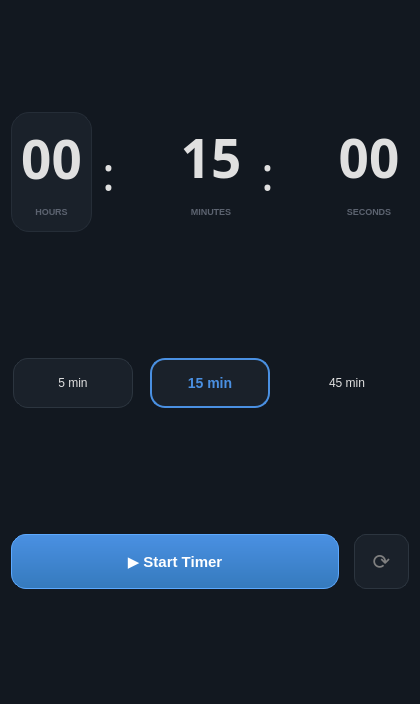
<?xml version="1.0" encoding="UTF-8"?>
<ui version="4.0">
 <class>TimerWidget</class>
 <widget class="QWidget" name="TimerWidget">
  <property name="geometry">
   <rect>
    <x>0</x>
    <y>0</y>
    <width>420</width>
    <height>704</height>
   </rect>
  </property>
  <property name="sizePolicy">
   <sizepolicy hsizetype="Expanding" vsizetype="Expanding">
    <horstretch>0</horstretch>
    <verstretch>0</verstretch>
   </sizepolicy>
  </property>
  <property name="minimumSize">
   <size>
    <width>420</width>
    <height>520</height>
   </size>
  </property>
  <property name="styleSheet">
   <string notr="true">
    /* Giữ nguyên style sheet */
    QWidget#TimerWidget { 
        background-color: #121820; 
    }
    QLabel { color: #E0E0E0; font-family: 'Segoe UI', sans-serif; }
    QFrame#timeBox { 
        background-color: #1A212A; 
        border-radius: 18px; 
        border: 1px solid #252D37;
    }
    QPushButton#startBtn {
        background-color: qlineargradient(spread:pad, x1:0, y1:0, x2:0, y2:1, stop:0 #4A90E2, stop:1 #357ABD);
        color: white;
        border-radius: 15px;
        font-weight: bold;
        font-size: 15px;
        border: 1px solid #5DA9FF;
    }
    QPushButton#startBtn:hover {
        background-color: #5DA9FF;
    }
    QPushButton#startBtn:pressed {
        background-color: #357ABD;
        padding-top: 3px;
    }
    QFrame#presetFrame {
        background-color: #1A212A;
        border-radius: 15px;
        border: 1px solid #2C353F;
    }
    QFrame#presetFrameSelected {
        background-color: #1A212A;
        border-radius: 15px;
        border: 2px solid #4A90E2;
    }
    QPushButton#resetBtn {
        background-color: #1A212A;
        border: 1px solid #2C353F;
        border-radius: 12px;
        color: #808080;
    }
    QPushButton#resetBtn:hover { color: white; border-color: #4A90E2; }
   </string>
  </property>
  <layout class="QVBoxLayout" name="mainLayout">
   <property name="spacing">
    <number>25</number>
   </property>
   <property name="contentsMargins" stdset="0">
    <number>35</number>
   </property>
   <item>
    <layout class="QHBoxLayout" name="displayLayout">
     <property name="spacing">
      <number>10</number>
     </property>
     <item>
      <widget class="QFrame" name="timeBox">
       <property name="minimumSize">
        <size>
         <width>80</width>
         <height>90</height>
        </size>
       </property>
       <property name="maximumSize">
        <size>
         <width>120</width>
         <height>120</height>
        </size>
       </property>
       <layout class="QVBoxLayout">
        <item>
         <widget class="QLabel" name="hourLabel">
          <property name="font">
           <font>
            <family>Segoe UI,sans-serif</family>
            <pointsize>40</pointsize>
            <weight>75</weight>
            <bold>true</bold>
           </font>
          </property>
          <property name="text">
           <string>00</string>
          </property>
          <property name="alignment">
           <set>Qt::AlignCenter</set>
          </property>
         </widget>
        </item>
        <item>
         <widget class="QLabel" name="label">
          <property name="styleSheet">
           <string>color: #5C6370; font-size: 9px; font-weight: bold;</string>
          </property>
          <property name="text">
           <string>HOURS</string>
          </property>
          <property name="alignment">
           <set>Qt::AlignCenter</set>
          </property>
         </widget>
        </item>
       </layout>
      </widget>
     </item>
     <item>
      <widget class="QLabel" name="colon1">
       <property name="font">
        <font>
         <family>Segoe UI,sans-serif</family>
         <pointsize>36</pointsize>
        </font>
       </property>
       <property name="text">
        <string>:</string>
       </property>
      </widget>
     </item>
     <item>
      <widget class="QFrame" name="timeBox">
       <property name="minimumSize">
        <size>
         <width>80</width>
         <height>90</height>
        </size>
       </property>
       <property name="maximumSize">
        <size>
         <width>120</width>
         <height>120</height>
        </size>
       </property>
       <layout class="QVBoxLayout">
        <item>
         <widget class="QLabel" name="minuteLabel">
          <property name="font">
           <font>
            <family>Segoe UI,sans-serif</family>
            <pointsize>40</pointsize>
            <weight>75</weight>
            <bold>true</bold>
           </font>
          </property>
          <property name="text">
           <string>15</string>
          </property>
          <property name="alignment">
           <set>Qt::AlignCenter</set>
          </property>
         </widget>
        </item>
        <item>
         <widget class="QLabel" name="label">
          <property name="styleSheet">
           <string>color: #5C6370; font-size: 9px; font-weight: bold;</string>
          </property>
          <property name="text">
           <string>MINUTES</string>
          </property>
          <property name="alignment">
           <set>Qt::AlignCenter</set>
          </property>
         </widget>
        </item>
       </layout>
      </widget>
     </item>
     <item>
      <widget class="QLabel" name="colon2">
       <property name="font">
        <font>
         <family>Segoe UI,sans-serif</family>
         <pointsize>36</pointsize>
        </font>
       </property>
       <property name="text">
        <string>:</string>
       </property>
      </widget>
     </item>
     <item>
      <widget class="QFrame" name="timeBox">
       <property name="minimumSize">
        <size>
         <width>80</width>
         <height>90</height>
        </size>
       </property>
       <property name="maximumSize">
        <size>
         <width>120</width>
         <height>120</height>
        </size>
       </property>
       <layout class="QVBoxLayout">
        <item>
         <widget class="QLabel" name="secondLabel">
          <property name="font">
           <font>
            <family>Segoe UI,sans-serif</family>
            <pointsize>40</pointsize>
            <weight>75</weight>
            <bold>true</bold>
           </font>
          </property>
          <property name="text">
           <string>00</string>
          </property>
          <property name="alignment">
           <set>Qt::AlignCenter</set>
          </property>
         </widget>
        </item>
        <item>
         <widget class="QLabel" name="label">
          <property name="styleSheet">
           <string>color: #5C6370; font-size: 9px; font-weight: bold;</string>
          </property>
          <property name="text">
           <string>SECONDS</string>
          </property>
          <property name="alignment">
           <set>Qt::AlignCenter</set>
          </property>
         </widget>
        </item>
       </layout>
      </widget>
     </item>
    </layout>
   </item>
   <item>
    <layout class="QHBoxLayout">
     <property name="spacing">
      <number>15</number>
     </property>
     <item>
      <widget class="QFrame" name="presetFrame">
       <property name="minimumSize">
        <size>
         <width>80</width>
         <height>40</height>
        </size>
       </property>
       <property name="maximumSize">
        <size>
         <width>120</width>
         <height>50</height>
        </size>
       </property>
       <layout class="QVBoxLayout">
        <item>
         <widget class="QLabel" name="label">
          <property name="text">
           <string>5 min</string>
          </property>
          <property name="alignment">
           <set>Qt::AlignCenter</set>
          </property>
         </widget>
        </item>
       </layout>
      </widget>
     </item>
     <item>
      <widget class="QFrame" name="presetFrameSelected">
       <property name="minimumSize">
        <size>
         <width>80</width>
         <height>40</height>
        </size>
       </property>
       <property name="maximumSize">
        <size>
         <width>120</width>
         <height>50</height>
        </size>
       </property>
       <layout class="QVBoxLayout">
        <item>
         <widget class="QLabel" name="label">
          <property name="styleSheet">
           <string>color: #4A90E2; font-weight: bold; font-size: 14px;</string>
          </property>
          <property name="text">
           <string>15 min</string>
          </property>
          <property name="alignment">
           <set>Qt::AlignCenter</set>
          </property>
         </widget>
        </item>
       </layout>
      </widget>
     </item>
     <item>
      <widget class="QFrame" name="presetFrame">
       <property name="minimumSize">
        <size>
         <width>80</width>
         <height>40</height>
        </size>
       </property>
       <property name="maximumSize">
        <size>
         <width>120</width>
         <height>50</height>
        </size>
       </property>
       <layout class="QVBoxLayout">
        <item>
         <widget class="QLabel" name="label">
          <property name="text">
           <string>45 min</string>
          </property>
          <property name="alignment">
           <set>Qt::AlignCenter</set>
          </property>
         </widget>
        </item>
       </layout>
      </widget>
     </item>
    </layout>
   </item>
   <item>
    <layout class="QHBoxLayout">
     <property name="spacing">
      <number>15</number>
     </property>
     <item>
      <widget class="QPushButton" name="startBtn">
       <property name="sizePolicy">
        <sizepolicy hsizetype="Expanding" vsizetype="Fixed">
         <horstretch>3</horstretch>
         <verstretch>0</verstretch>
        </sizepolicy>
       </property>
       <property name="minimumSize">
        <size>
         <width>0</width>
         <height>55</height>
        </size>
       </property>
       <property name="text">
        <string>▶ Start Timer</string>
       </property>
      </widget>
     </item>
     <item>
      <widget class="QPushButton" name="resetBtn">
       <property name="minimumSize">
        <size>
         <width>55</width>
         <height>55</height>
        </size>
       </property>
       <property name="font">
        <font>
         <pointsize>16</pointsize>
        </font>
       </property>
       <property name="text">
        <string>⟳</string>
       </property>
      </widget>
     </item>
    </layout>
   </item>
  </layout>
 </widget>
 <resources/>
 <connections/>
</ui>
